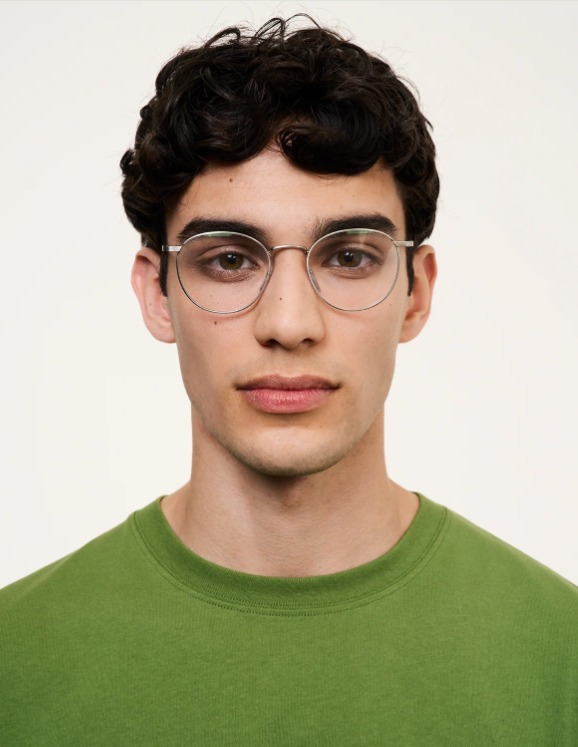
#> input picture images/1.jpeg, 578 x 747 px; its folder holds only this picture in this run
$ python main2.py
#> lines starting #> are read from the running program, lines starting #| are printed output that depends on the picture
#!/usr/bin/env python3
"""
Symmetric Eyeglass Detection (Mirroring & Inner Guessing)
----------------------------------------
Logic:
1. Detect left and right candidates independently.
2. Score them based on geometry (Area, Aspect Ratio, Solidity).
3. If one side is GOOD and the other is BAD/MISSING:
   -> Mirror the good side relative to the face center.
4. "Guess" the lens area by shrinking (eroding) the frame contour.

Author: Senior CV Engineer (AI Assistant)
"""

import glob
import os
import shutil
from pathlib import Path
import cv2
import numpy as np

# --- Configuration ---
INPUT_FOLDER = 'images'
OUTPUT_FOLDER = 'output'
FACE_CASCADE_PATH = 'haarcascades/haarcascade_frontalface_default.xml'

os.makedirs(OUTPUT_FOLDER, exist_ok=True)

def clear_output_dir():
    output_path = Path(OUTPUT_FOLDER)
    output_path.mkdir(parents=True, exist_ok=True)
    for item in output_path.iterdir():
        try:
            if item.is_file() or item.is_symlink():
                item.unlink()
            elif item.is_dir():
                shutil.rmtree(item)
        except OSError:
            pass

def load_face_cascade():
    face_path = Path(FACE_CASCADE_PATH)
    if not face_path.exists():
        face_path = Path(cv2.data.haarcascades) / 'haarcascade_frontalface_default.xml'
    return cv2.CascadeClassifier(str(face_path))

def get_best_contour_and_score(roi_gray):
    """
    Returns the best contour and its quality score.
    Score 0 = Trash, Score 100 = Perfect Frame.
    """
    if roi_gray.size == 0: return None, 0

    # 1. Pre-processing
    blurred = cv2.GaussianBlur(roi_gray, (5, 5), 0)
    clahe = cv2.createCLAHE(clipLimit=3.0, tileGridSize=(8,8))
    enhanced = clahe.apply(blurred)

    # 2. Edge Detection (Auto Canny)
    v = np.median(enhanced)
    lower = int(max(0, (1.0 - 0.33) * v))
    upper = int(min(255, (1.0 + 0.33) * v))
    edges = cv2.Canny(enhanced, lower, upper)

    # 3. Closing (Connect gaps)
    kernel = cv2.getStructuringElement(cv2.MORPH_ELLIPSE, (3, 3))
    closed = cv2.morphologyEx(edges, cv2.MORPH_CLOSE, kernel, iterations=2)

    contours, _ = cv2.findContours(closed, cv2.RETR_EXTERNAL, cv2.CHAIN_APPROX_SIMPLE)

    h_roi, w_roi = roi_gray.shape
    roi_area = h_roi * w_roi
    roi_center_y = h_roi // 2

    best_cnt = None
    best_score = 0

    for cnt in contours:
        area = cv2.contourArea(cnt)
        x, y, w, h = cv2.boundingRect(cnt)
        aspect = float(w) / h

        # --- Quality Checks ---
        if area < roi_area * 0.05: continue
        if area > roi_area * 0.60: continue
        if not (1.0 < aspect < 4.0): continue # Glasses are horizontal

        # Anti-Eyebrow (Too high up)
        if y < h_roi * 0.10: continue

        # --- Scoring ---
        # 1. Solidity (Düzenlilik): Çerçeveler düzgündür
        hull = cv2.convexHull(cnt)
        hull_area = cv2.contourArea(hull)
        solidity = float(area) / hull_area if hull_area > 0 else 0

        # 2. Centrality (Merkezilik)
        cy = y + h // 2
        dist_y = abs(cy - roi_center_y)
        centrality = 1.0 - (dist_y / h_roi)

        # Score Formula
        score = (solidity * 50) + (centrality * 50)

        if score > best_score:
            best_score = score
            best_cnt = hull # Use hull for smooth shape

    return best_cnt, best_score

def mirror_contour(cnt, face_width):
    """
    Mirrors a contour from left to right (or vice versa) relative to face center.
    """
    if cnt is None: return None

    # Y ekseni etrafında çevir (Flip)
    # Yeni X = (FaceWidth) - Eski X
    mirrored = []
    for point in cnt:
        x, y = point[0]
        new_x = face_width - x
        mirrored.append([[new_x, y]])

    return np.array(mirrored, dtype=np.int32)

def process_image(img_path, face_cascade):
#> called with img_path = 'images/1.jpeg'
    input_path = Path(img_path)
    filename = input_path.name
    img = cv2.imread(str(input_path))
#> img is the input picture: shape (747, 578, 3); mean B, G, R 140.9, 167.2, 173.2
    if img is None: return

    # Standardize size
    if img.shape[1] > 1000:
        scale = 1000 / img.shape[1]
        img = cv2.resize(img, None, fx=scale, fy=scale)

    gray = cv2.cvtColor(img, cv2.COLOR_BGR2GRAY)
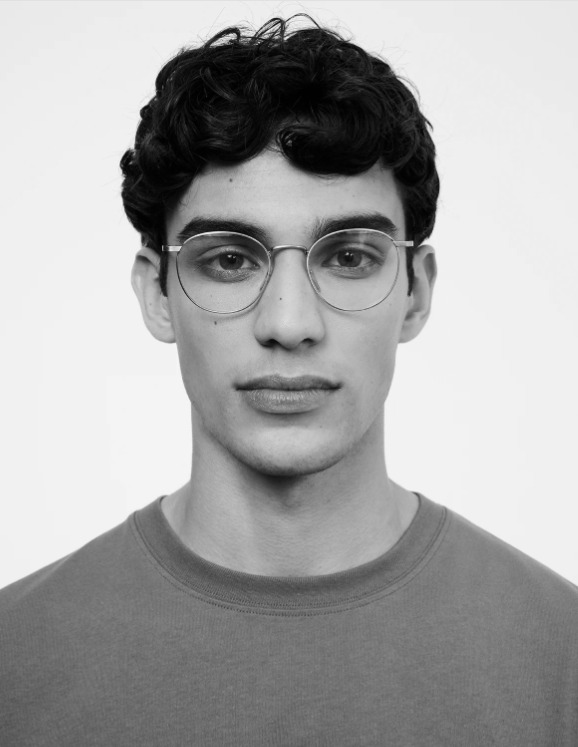
#> gray: shape (747, 578); min 0, max 249, mean 166
    faces = face_cascade.detectMultiScale(gray, 1.1, 5)
#> faces = [[109, 118, 358, 358]]

    # Fallback face
    if len(faces) == 0:
        h, w = img.shape[:2]
        faces = [[int(w*0.25), int(h*0.2), int(w*0.5), int(h*0.6)]]
    else:
        faces = sorted(faces, key=lambda f: f[2] * f[3], reverse=True)

    for (fx, fy, fw, fh) in faces:
        # Define Eye Region (Strip)
        roi_y_start = int(fy + fh * 0.18)
        roi_y_end = int(fy + fh * 0.55)
        face_roi_h = roi_y_end - roi_y_start

        # Cut the strip from gray image
        face_strip_gray = gray[roi_y_start:roi_y_end, fx:fx+fw]

        # Split Strip into Left and Right
        mid_x = fw // 2
        left_roi = face_strip_gray[:, 0:mid_x]
        right_roi = face_strip_gray[:, mid_x:fw]

        # 1. DETECT BOTH SIDES
        cnt_left, score_left = get_best_contour_and_score(left_roi)
        cnt_right, score_right = get_best_contour_and_score(right_roi)

        # 2. APPLY SYMMETRY LOGIC (Mirroring)
        final_left = cnt_left
        final_right = cnt_right

        # Threshold score to decide if detection is "Good"
        GOOD_SCORE = 60

        # Scenario A: Left is good, Right is bad -> Mirror Left to Right
        if score_left > GOOD_SCORE and score_right < GOOD_SCORE:
            print(f"[{filename}] Mirroring Left -> Right")
            # Mirror logic: Flip X within the half-width
            mirrored_shape = mirror_contour(cnt_left, fw) # Mirror across full face width
            # Adjust to right ROI coordinates
            # Since mirror_contour flips across full width, the result is already in "Right" space relative to face origin
            # We need to map it back to global image later.
            # Actually simpler: Mirror relative to face center.
            final_right = []
            for pt in cnt_left:
                lx, ly = pt[0]
                rx = fw - lx # Mirror across center
                final_right.append([[rx, ly]])
            final_right = np.array(final_right, dtype=np.int32)

        # Scenario B: Right is good, Left is bad -> Mirror Right to Left
        elif score_right > GOOD_SCORE and score_left < GOOD_SCORE:
            print(f"[{filename}] Mirroring Right -> Left")
            final_left = []
            for pt in cnt_right:
                rx, ry = pt[0] # Note: contours are relative to their ROI, need adjustment
                # Right ROI starts at mid_x.
                # Let's verify coordinates first.
                # Easier way: Convert everything to "Face Strip" coordinates first.
                pass

        # --- Coordinate Standardization for Drawing ---
        draw_list = []

        # Process Left
        if final_left is not None:
            # Adjust to Global Image Coordinates
            # Left ROI x starts at fx
            global_cnt = final_left + [fx, roi_y_start]
            draw_list.append(global_cnt)

            # If we need to mirror THIS to the right:
            if score_left > GOOD_SCORE and score_right < GOOD_SCORE:
                # Mirror global points around face center line
                face_center_x = fx + fw // 2
                mirrored_cnt = []
                for pt in global_cnt:
                    gx, gy = pt[0]
                    dist = face_center_x - gx
                    new_x = face_center_x + dist
                    mirrored_cnt.append([[new_x, gy]])
                draw_list.append(np.array(mirrored_cnt, dtype=np.int32))

        # Process Right
        if final_right is not None and not (score_left > GOOD_SCORE and score_right < GOOD_SCORE):
            # Adjust to Global Image Coordinates
            # Right ROI x starts at fx + mid_x
            global_cnt = final_right + [fx + mid_x, roi_y_start]
            draw_list.append(global_cnt)

            # If we need to mirror THIS to the left:
            if score_right > GOOD_SCORE and score_left < GOOD_SCORE:
                face_center_x = fx + fw // 2
                mirrored_cnt = []
                for pt in global_cnt:
                    gx, gy = pt[0]
                    dist = gx - face_center_x
                    new_x = face_center_x - dist
                    mirrored_cnt.append([[new_x, gy]])
                draw_list.append(np.array(mirrored_cnt, dtype=np.int32))

        # 3. DRAWING & "INNER GUESSING" (Erosion)
        for cnt in draw_list:
            # Draw Frame (Outer)
            cv2.drawContours(img, [cnt], -1, (255, 255, 0), 2, cv2.LINE_AA)

            # --- INNER GUESS ---
            # "Erode" the contour to shrink it and find the lens
            # We create a mask, draw the filled contour, erode the mask, find new contour
            mask = np.zeros((img.shape[0], img.shape[1]), dtype=np.uint8)
            cv2.drawContours(mask, [cnt], -1, 255, -1)

            # Erosion Amount: Depends on frame thickness guess (e.g., 5-8 pixels)
            kernel_erode = np.ones((7, 7), np.uint8)
            eroded_mask = cv2.erode(mask, kernel_erode, iterations=1)

            inner_contours, _ = cv2.findContours(eroded_mask, cv2.RETR_EXTERNAL, cv2.CHAIN_APPROX_SIMPLE)

            for ic in inner_contours:
                # Draw Lens (Inner) - Green
                cv2.drawContours(img, [ic], -1, (0, 255, 0), 2, cv2.LINE_AA)
#> this loop made 1 pass
#> (fx, fy, fw, fh, roi_y_start, roi_y_end, face_roi_h, mid_x) on pass 1: (109, 118, 358, 358, 182, 314, 132, 179)
#| [1.jpeg] Mirroring Right -> Left
#> pass 1, in process_image, `face_strip_gray = gray[roi_y_start:roi_y_end, fx:fx+fw]`:
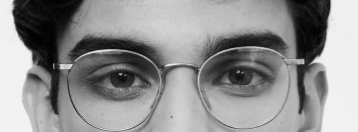
#> face_strip_gray: shape (132, 358); min 0, max 247, mean 144.1
#> pass 1, in process_image, `left_roi = face_strip_gray[:, 0:mid_x]`:
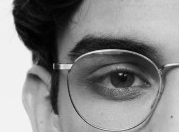
#> left_roi: shape (132, 179); min 0, max 247, mean 135.9
#> pass 1, in process_image, `right_roi = face_strip_gray[:, mid_x:fw]`:
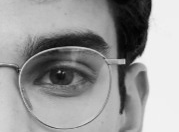
#> right_roi: shape (132, 179); min 1, max 245, mean 152.3
#> pass 1, in get_best_contour_and_score, `blurred = cv2.GaussianBlur(roi_gray, (5, 5), 0)`:
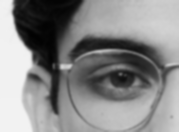
#> blurred: shape (132, 179); min 2, max 242, mean 135.9

    output_path = Path(OUTPUT_FOLDER) / f"{input_path.stem}_symmetric{input_path.suffix}"
    cv2.imwrite(str(output_path), img)
    print(f"Saved: {output_path.name}")

def main():
    print("--- Starting SYMMETRIC PIPELINE ---")
    try:
        face_cascade = load_face_cascade()
    except Exception:
        return
    clear_output_dir()

    image_files = []
    for ext in ['*.jpg', '*.jpeg', '*.png', '*.webp']:
        image_files.extend(glob.glob(os.path.join(INPUT_FOLDER, ext)))

    for img_path in image_files:
        process_image(img_path, face_cascade)
    print("--- Bitti ---")

if __name__ == "__main__":
#> (the run stopped early here; a loop or call above may not have finished)
